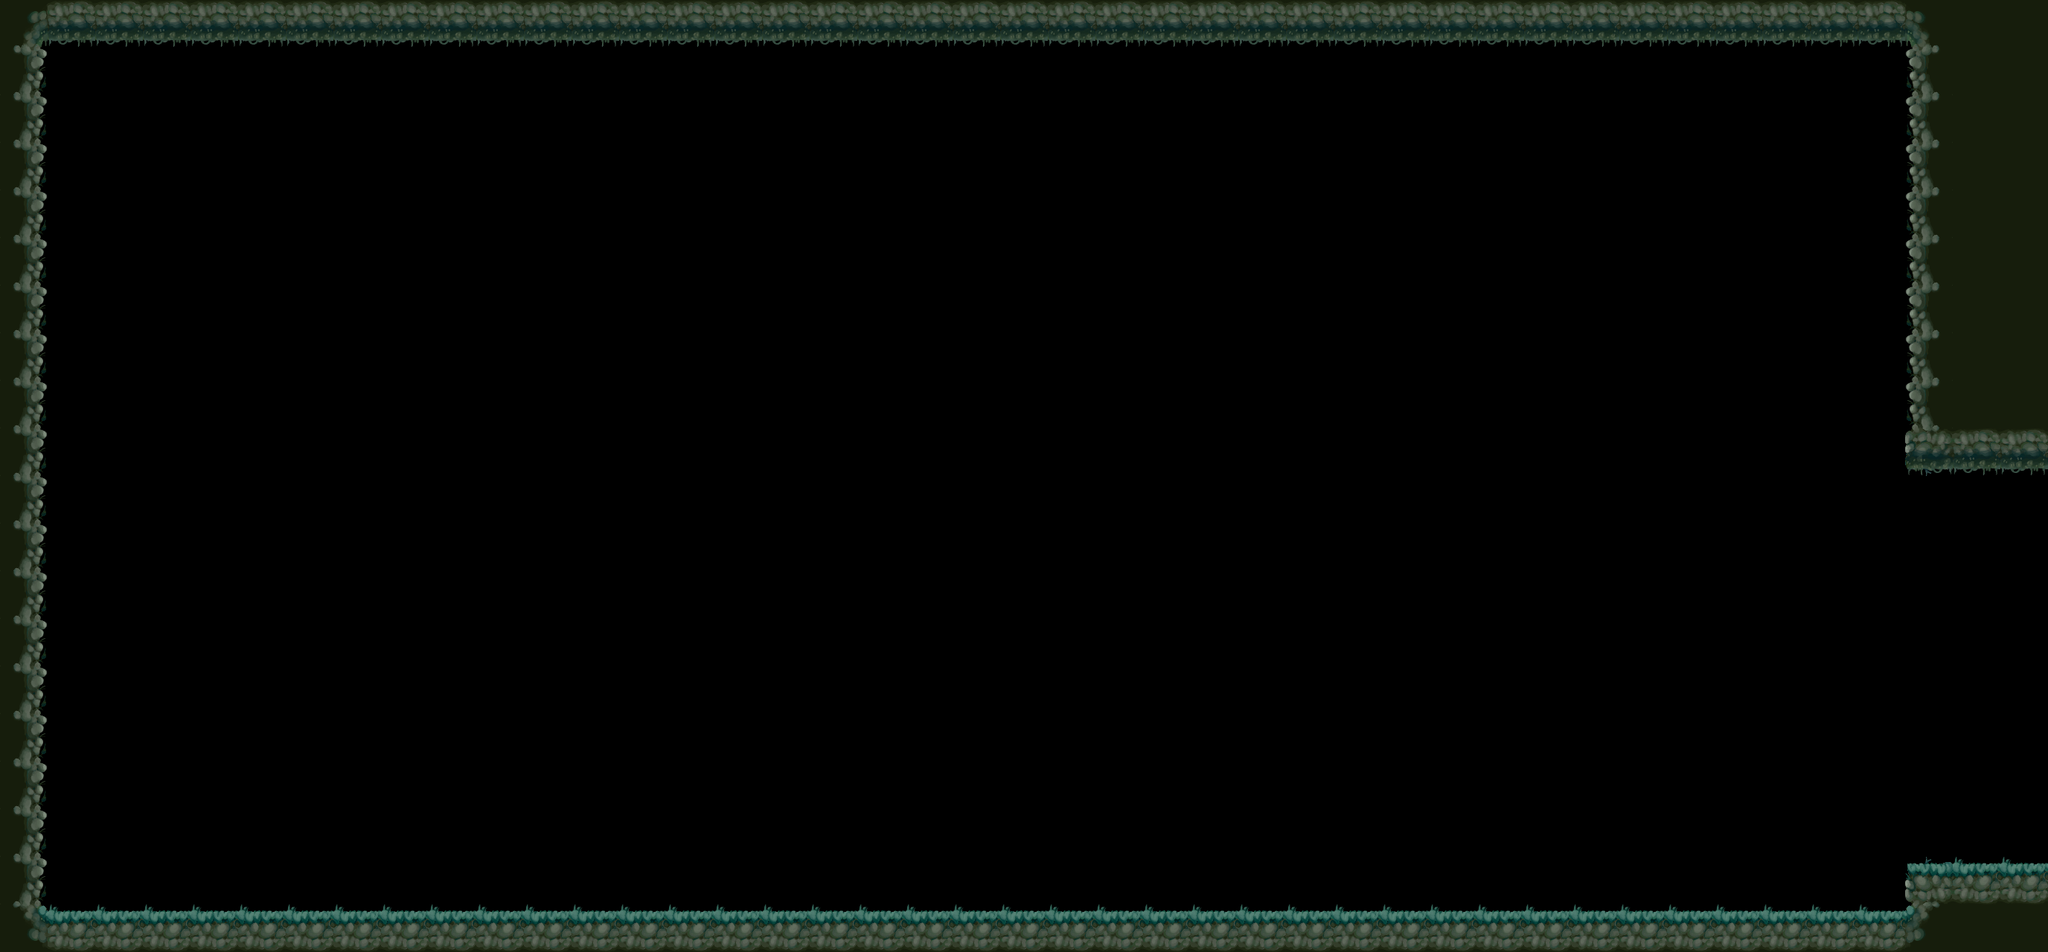

Rendered tile map (Tiled .tmx) drawn with the repository's tilesets; below, a short description and the full map source, tile grids included:
An orthogonal 43x20 tile map with 64x64 px tiles, 1 tile layer (Map), 4 tilesets and 39 objects (Wall, Boss2, Portal, Spawn).

<map version="1.10" tiledversion="1.12.1" orientation="orthogonal" renderorder="right-down" width="43" height="20" tilewidth="64" tileheight="64" infinite="0" nextlayerid="8" nextobjectid="39">
 <tileset firstgid="1" name="TilesetNivel3" tilewidth="64" tileheight="64" tilecount="100" columns="10">
  <image source="Nivell 3/TL_Nivell_3_01.png" width="640" height="640" />
  <tile id="0">
   <objectgroup draworder="index" id="4">
    <object id="3" x="0" y="0" width="64" height="64" />
   </objectgroup>
  </tile>
  <tile id="1">
   <objectgroup draworder="index" id="2">
    <object id="1" x="0" y="0" width="64" height="64" />
   </objectgroup>
  </tile>
  <tile id="2">
   <objectgroup draworder="index" id="2">
    <object id="1" x="0" y="0" width="64" height="64" />
   </objectgroup>
  </tile>
  <tile id="7">
   <objectgroup draworder="index" id="2">
    <object id="1" x="0" y="0" width="64" height="64" />
   </objectgroup>
  </tile>
  <tile id="8">
   <objectgroup draworder="index" id="2">
    <object id="1" x="0" y="0" width="64" height="63" />
   </objectgroup>
  </tile>
  <tile id="9">
   <objectgroup draworder="index" id="2">
    <object id="1" x="0" y="0" width="64" height="64" />
   </objectgroup>
  </tile>
  <tile id="10">
   <objectgroup draworder="index" id="2">
    <object id="1" x="0" y="0" width="64" height="64" />
   </objectgroup>
  </tile>
  <tile id="12">
   <objectgroup draworder="index" id="2">
    <object id="1" x="0" y="0" width="64" height="64" />
   </objectgroup>
  </tile>
  <tile id="17">
   <objectgroup draworder="index" id="2">
    <object id="1" x="0" y="0" width="64" height="64" />
   </objectgroup>
  </tile>
  <tile id="19">
   <objectgroup draworder="index" id="2">
    <object id="1" x="0" y="0" width="64" height="64" />
   </objectgroup>
  </tile>
  <tile id="20">
   <objectgroup draworder="index" id="2">
    <object id="1" x="0" y="0" width="64" height="64" />
   </objectgroup>
  </tile>
  <tile id="21">
   <objectgroup draworder="index" id="2">
    <object id="1" x="0" y="0" width="64" height="64" />
   </objectgroup>
  </tile>
  <tile id="22">
   <objectgroup draworder="index" id="2">
    <object id="1" x="0" y="0" width="64" height="64" />
   </objectgroup>
  </tile>
  <tile id="27">
   <objectgroup draworder="index" id="2">
    <object id="1" x="0" y="0" width="64" height="64" />
   </objectgroup>
  </tile>
  <tile id="28">
   <objectgroup draworder="index" id="2">
    <object id="1" x="0" y="0" width="64" height="64" />
   </objectgroup>
  </tile>
  <tile id="29">
   <objectgroup draworder="index" id="2">
    <object id="1" x="0" y="0" width="64" height="64" />
   </objectgroup>
  </tile>
  <tile id="34">
   <objectgroup draworder="index" id="2">
    <object id="1" x="0" y="4" width="64" height="59" />
   </objectgroup>
  </tile>
  <tile id="35">
   <objectgroup draworder="index" id="2">
    <object id="1" x="0" y="4" width="64" height="55" />
   </objectgroup>
  </tile>
  <tile id="36">
   <objectgroup draworder="index" id="2">
    <object id="1" x="0" y="5" width="64" height="58" />
   </objectgroup>
  </tile>
 </tileset>
 <tileset firstgid="101" source="Assets level 3/foreground/front level3.tsx" />
 <tileset firstgid="118" source="Assets level 3/middleground/middle levle3.tsx" />
 <tileset firstgid="135" source="Assets level 3/background/back level3.tsx" />
 <imagelayer id="7" name="Background" offsetx="60" offsety="-3152">
  <image source="../textures/fons_enviroment/Map3.png" width="15232" height="13952" />
 </imagelayer>
 <objectgroup id="3" name="Background">
  <object id="21" gid="123" x="157.355" y="1289.57" width="1165" height="877" />
  <object id="22" gid="130" x="2302.35" y="1252.66" width="125.061" height="190.128" />
  <object id="23" gid="128" x="1361.17" y="1307.11" width="521" height="604" />
  <object id="24" gid="134" x="1973.59" y="1271.69" width="381" height="817" />
  <object id="25" gid="126" x="296.676" y="1254.32" width="138.467" height="216.333" />
  <object id="30" gid="134" x="1179.2" y="1249.08" width="381" height="817" />
  <object id="31" gid="134" x="15.5606" y="1273.32" width="381" height="817" />
  <object id="32" gid="140" x="2172.39" y="1245.21" width="242.786" height="130.515" />
  <object id="34" gid="140" x="1063.46" y="1240.8" width="242.786" height="130.515" />
  <object id="36" gid="140" x="368.607" y="1226.74" width="242.786" height="130.515" />
  <object id="38" gid="151" x="2834.3" y="690.95" width="378.318" height="280.85" rotation="221.992" />
 </objectgroup>
 <objectgroup id="4" name="Entities">
  <object id="27" name="Wall" type="Wall" x="2549.78" y="600.848" width="193.212" height="579.152" />
  <object id="30" name="Boss2" type="Boss2" x="1144.55" y="960.847" width="272" height="264" />
 </objectgroup>
 <layer id="1" name="Map" width="43" height="20">
  <properties>
   <property name="Draw" type="bool" value="true" />
  </properties>
  <data encoding="csv">
8,22,22,22,22,22,22,22,22,22,22,22,22,22,22,22,22,22,22,22,22,22,22,22,22,22,22,22,22,22,22,22,22,22,22,22,22,22,22,22,10,12,12,
18,0,0,0,0,0,0,0,0,0,0,0,0,0,0,0,0,0,0,0,0,0,0,0,0,0,0,0,0,0,0,0,0,0,0,0,0,0,0,0,11,12,12,
18,0,0,0,0,0,0,0,0,0,0,0,0,0,0,0,0,0,0,0,0,0,0,0,0,0,0,0,0,0,0,0,0,0,0,0,0,0,0,0,11,12,12,
18,0,0,0,0,0,0,0,0,0,0,0,0,0,0,0,0,0,0,0,0,0,0,0,0,0,0,0,0,0,0,0,0,0,0,0,0,0,0,0,11,12,12,
18,0,0,0,0,0,0,0,0,0,0,0,0,0,0,0,0,0,0,0,0,0,0,0,0,0,0,0,0,0,0,0,0,0,0,0,0,0,0,0,11,12,12,
18,0,0,0,0,0,0,0,0,0,0,0,0,0,0,0,0,0,0,0,0,0,0,0,0,0,0,0,0,0,0,0,0,0,0,0,0,0,0,0,11,12,12,
18,0,0,0,0,0,0,0,0,0,0,0,0,0,0,0,0,0,0,0,0,0,0,0,0,0,0,0,0,0,0,0,0,0,0,0,0,0,0,0,11,12,12,
18,0,0,0,0,0,0,0,0,0,0,0,0,0,0,0,0,0,0,0,0,0,0,0,0,0,0,0,0,0,0,0,0,0,0,0,0,0,0,0,11,12,12,
18,0,0,0,0,0,0,0,0,0,0,0,0,0,0,0,0,0,0,0,0,0,0,0,0,0,0,0,0,0,0,0,0,0,0,0,0,0,0,0,11,12,12,
18,0,0,0,0,0,0,0,0,0,0,0,0,0,0,0,0,0,0,0,0,0,0,0,0,0,0,0,0,0,0,0,0,0,0,0,0,0,0,0,21,22,22,
18,0,0,0,0,0,0,0,0,0,0,0,0,0,0,0,0,0,0,0,0,0,0,0,0,0,0,0,0,0,0,0,0,0,0,0,0,0,0,0,0,0,0,
18,0,0,0,0,0,0,0,0,0,0,0,0,0,0,0,0,0,0,0,0,0,0,0,0,0,0,0,0,0,0,0,0,0,0,0,0,0,0,0,0,0,0,
18,0,0,0,0,0,0,0,0,0,0,0,0,0,0,0,0,0,0,0,0,0,0,0,0,0,0,0,0,0,0,0,0,0,0,0,0,0,0,0,0,0,0,
18,0,0,0,0,0,0,0,0,0,0,0,0,0,0,0,0,0,0,0,0,0,0,0,0,0,0,0,0,0,0,0,0,0,0,0,0,0,0,0,0,0,0,
18,0,0,0,0,0,0,0,0,0,0,0,0,0,0,0,0,0,0,0,0,0,0,0,0,0,0,0,0,0,0,0,0,0,0,0,0,0,0,0,0,0,0,
18,0,0,0,0,0,0,0,0,0,0,0,0,0,0,0,0,0,0,0,0,0,0,0,0,0,0,0,0,0,0,0,0,0,0,0,0,0,0,0,0,0,0,
18,0,0,0,0,0,0,0,0,0,0,0,0,0,0,0,0,0,0,0,0,0,0,0,0,0,0,0,0,0,0,0,0,0,0,0,0,0,0,0,0,0,0,
18,0,0,0,0,0,0,0,0,0,0,0,0,0,0,0,0,0,0,0,0,0,0,0,0,0,0,0,0,0,0,0,0,0,0,0,0,0,0,0,0,0,0,
18,0,0,0,0,0,0,0,0,0,0,0,0,0,0,0,0,0,0,0,0,0,0,0,0,0,0,0,0,0,0,0,0,0,0,0,0,0,0,0,1,2,2,
28,2,2,2,2,2,2,2,2,2,2,2,2,2,2,2,2,2,2,2,2,2,2,2,2,2,2,2,2,2,2,2,2,2,2,2,2,2,2,2,30,12,12
</data>
 </layer>
 <objectgroup id="5" name="Portals">
  <object id="28" type="Portal" x="2680" y="618.636" width="119" height="547.728">
   <properties>
    <property name="spawnId" value="J" />
    <property name="target" value="MapLvl3ZonaAlta.tmx" />
   </properties>
  </object>
 </objectgroup>
 <objectgroup id="6" name="Spawns">
  <object id="29" type="Spawn" x="2478" y="1153">
   <properties>
    <property name="spawnId" value="I" />
   </properties>
   <point />
  </object>
 </objectgroup>
 <objectgroup id="2" name="Foreground">
  <object id="1" gid="1073741934" x="119.5" y="571.329" width="533.605" height="592" />
  <object id="3" gid="1073741930" x="1152" y="512" width="690.819" height="519" />
  <object id="4" gid="111" x="944.547" y="1233.66" width="219.948" height="88.342" />
  <object id="5" gid="107" x="430.608" y="264.727" width="1018" height="305" />
  <object id="37" gid="111" x="42.026" y="1231.83" width="219.948" height="88.342" />
 </objectgroup>
</map>
